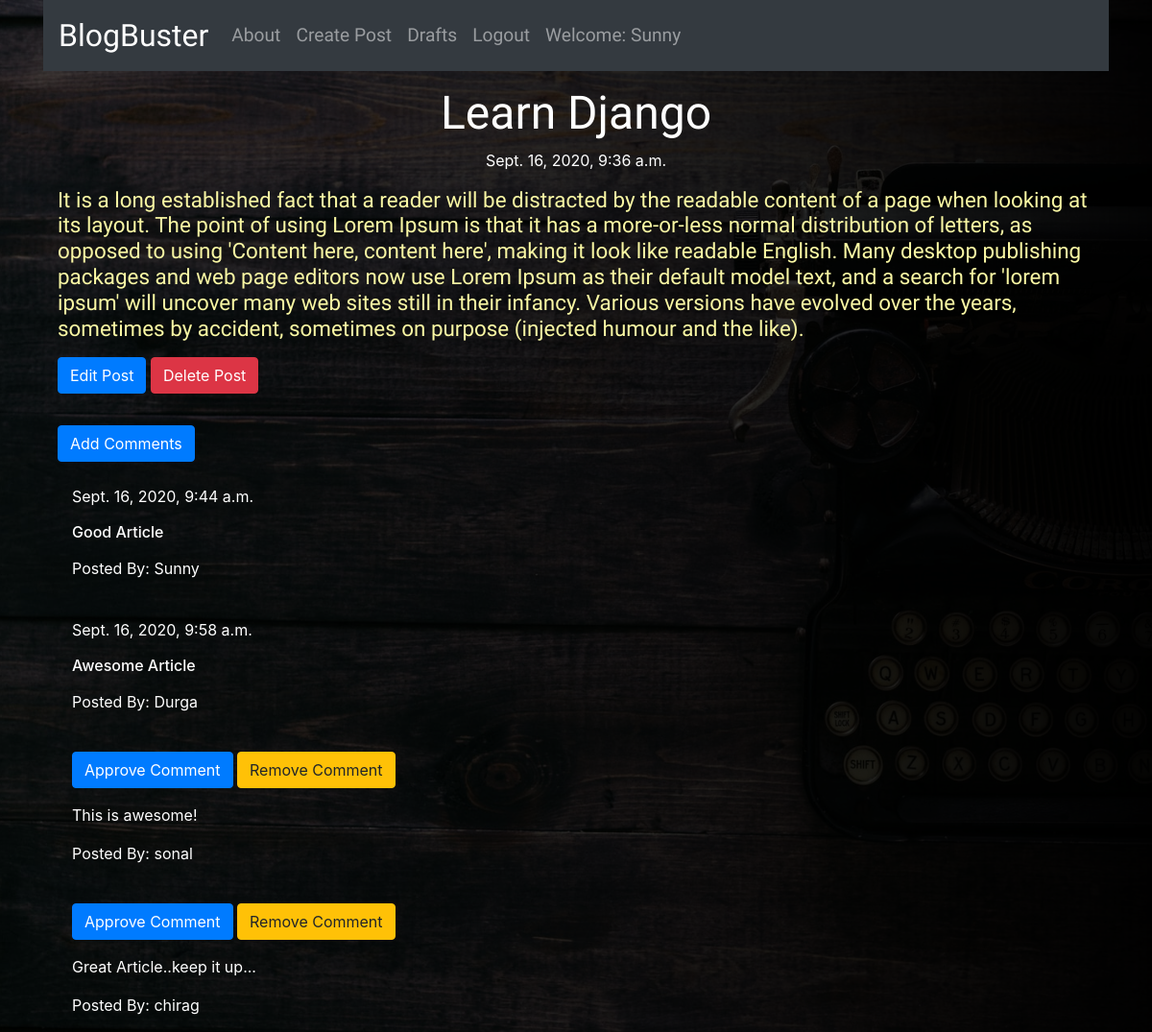
/post/6/ (signed in), run on the app's committed database.
### blog/models.py (models this page shows, shortened)
class Post(models.Model):
    author = models.ForeignKey(User,on_delete=models.SET(get_dummy_user))
    title = models.CharField(max_length=264)
    text = models.TextField()
    create_date = models.DateTimeField(default=timezone.now)
    published_date = models.DateTimeField(blank=True,null=True)

class Comment(models.Model):
    post = models.ForeignKey('blog.Post',related_name='comments',on_delete=models.CASCADE)
    author = models.CharField(max_length=64)
    text = models.TextField()
    create_date = models.DateTimeField(default=timezone.now)
    approved_comment = models.BooleanField(default=False)

### blog/views.py (the view)
# urls.py: path('post/<int:pk>/',views.PostDetailView.as_view(),name='post_detail'),
class PostDetailView(DetailView):
    model = Post

### blog/templates/blog/post_detail.html (shortened to what this page needs)
{% extends 'base.html' %}
{% block content %}
<div class="centerstage">
    <h2 class="post-title loader">{{post.title}}</h2>
    {% if post.published_date %}
    <div class="date postdate">
        {{post.published_date}}
    </div>
    {% endif %}
    {% if post.published_date %}
    <h5 class="postcontent">{{post.text|safe|linebreaks}}</h5>
    {% elif not post.published_date and user.is_authenticated  and post.author == request.user%}
    <a  class="btn btn-success" href="{% url 'post_publish' pk=post.pk %}">Publish The Article!</a>
    <h5 class="postcontent">{{post.text|safe|linebreaks}}</h5>
    {% else %}
    <h3><em>Work in progress...</em></h3>
    {% endif %}
    {% if user.is_authenticated and post.author == request.user %}
    <a class="btn btn-primary" href="{% url 'post_update' pk=post.pk %}">Edit Post</a>
    <a class="btn btn-danger" href="{% url 'post_delete' pk=post.pk %}">Delete Post</a>
    {% endif %}
    <hr>
    {% if user.is_authenticated %}
    <a class="btn btn-primary" href="{% url 'add_comment_to_post' pk=post.pk %}">
        Add Comments
    </a>
    {% endif %}
    <div class="container">
        {% for comment in post.comments.all %}
        <br>
        {% if comment.approved_comment  %}
        {{comment.create_date}}
        <h6>{{comment.text|safe|linebreaks}}</h6>
        <p>Posted By: {{comment.author}}</p>
        {%endif%}
        {% if not comment.approved_comment and post.author == request.user %}
        <a class="btn btn-primary" href="{% url 'comment_approve' pk=comment.pk %}">Approve Comment</a>
        <a class="btn btn-warning" href="{% url 'comment_remove' pk=comment.pk %}">Remove Comment</a>
        <p>{{comment.text|safe|linebreaks}}</p>
        <p>Posted By: {{comment.author}}</p>
        {%endif%}
        {% empty %}
        <p>No comments yet..</p>
        {% endfor %}
    </div>
</div>
{% endblock %}

### templates/base.html (shortened to what this page needs)
<!DOCTYPE html>
{% load static %}
<html lang="en">
<head>
  <link rel="stylesheet" href="https://stackpath.bootstrapcdn.com/bootstrap/4.5.2/css/bootstrap.min.css"
>
  <link rel="stylesheet" href="//cdn.jsdelivr.net/npm/medium-editor@latest/dist/css/medium-editor.min.css"
    type="text/css" media="screen" charset="utf-8">
  <link rel="stylesheet" href="{% static 'css/blog.css' %}">
</head>
<body>
    <div class="container">
      <nav class="navbar navbar-expand-lg navbar-dark bg-dark ">
        <a class="navbar-brand nav-text" href="{% url 'post_list' %}">BlogBuster</a>
        <div class="collapse navbar-collapse" id="navbarNav">
          <ul class="navbar-nav">
            <li class="nav-item">
              <a class="nav-link nav-text-items" href="{% url 'about' %}">About</a>
            </li>
            {% if user.is_authenticated %}
            <li class="nav-item ">
              <a class="nav-link nav-text-items" href="{% url 'post_create' %}">Create Post</a>
            </li>
            <li class="nav-item">
              <a class="nav-link nav-text-items" href="{% url 'draft_lists' %}">Drafts</a>
            </li>
            <li class="nav-item">
              <a class="nav-link nav-text-items" href="{% url 'logout' %}?next=/">Logout</a>
            </li>
            <li class="nav-item">
              <a class="nav-link nav-text-items"> Welcome: {{user.username|title}}</a>
            </li>
            {% endif %}
          </ul>
        </div>
      </nav>
      <div class="content container">
            <div class="blog_post">
              {% block content %}
              {% endblock %}
            </div>
          </div>
        </div>
</body>
</html>

### blog/static/css/blog.css (style rules this page uses)
body { background-image: linear-gradient(to right, #00000081,#000000f8), url('../images/back-ground1.jpg'); background-position: center; background-size: cover; color: white; }
.loader { filter:hue-rotate(0deg); color: linear-gradient(45deg,rgb(0, 255, 115),rgb(0, 255, 170)); animation:hue 5000ms infinite linear; }
.nav-text { font-size: 2em; font-family: 'Grandstander', cursive; font-weight: 500; }
.nav-text-items { font-size: 1.2em; font-family: 'Grandstander', cursive; font-weight: 500; }
.centerstage { margin: auto; }
.postdate { text-align: center; }
.post-title { font-family: 'Grandstander', sans-serif; font-size: 3em; text-align: center; margin-top: 15px; }
.postcontent { font-family: 'Grandstander', cursive; font-size: 1.4em; color: #faf8a4; }
.centerstage { margin-left: auto; margin-right: auto; }

### data on the page
Post: title "Learn Django", published_date "Sept. 16, 2020, 9:36 a.m.", text "It is a long established fact that a reader will be distracted by the readable content of a page when looking at its layout. The point of using Lorem Ipsum is that it has a more-or-less normal distribution of letters, as opposed to using 'Content here, content here', making it look like readable English. Many desktop publishing packages and web page editors now use Lorem Ipsum as their default model text, and a search for 'lorem ipsum' will uncover many web sites still in their infancy. Various versions have evolved over the years, sometimes by accident, sometimes on purpose (injected humour and the like)."
Comment: create_date "Sept. 16, 2020, 9:44 a.m.", text "Good Article", author "Sunny"
Comment: create_date "Sept. 16, 2020, 9:58 a.m.", text "Awesome Article", author "Durga"
Comment: text "This is awesome!", author "sonal"
Comment: text "Great Article..keep it up...", author "chirag"

### other printed values
{{ user.username|title }} "Sunny"
